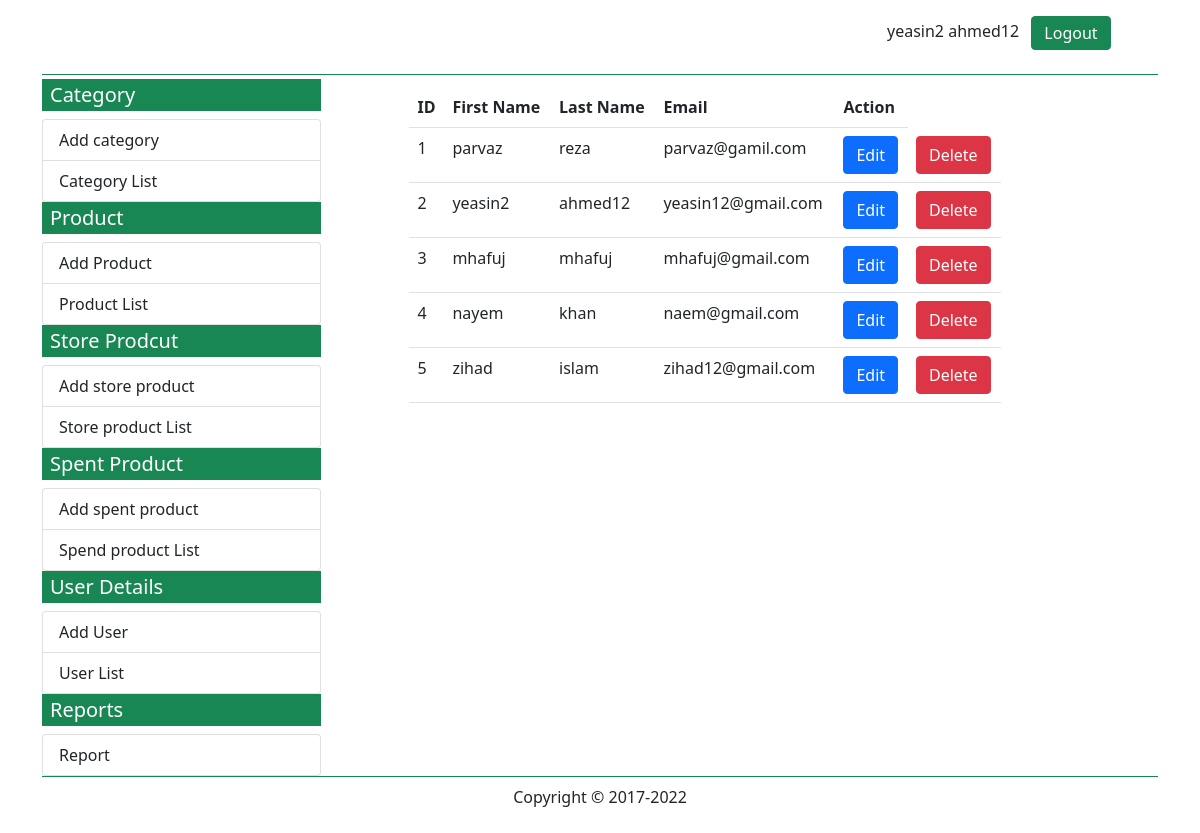
The app's page /list_of_user.php (signed in), older data.
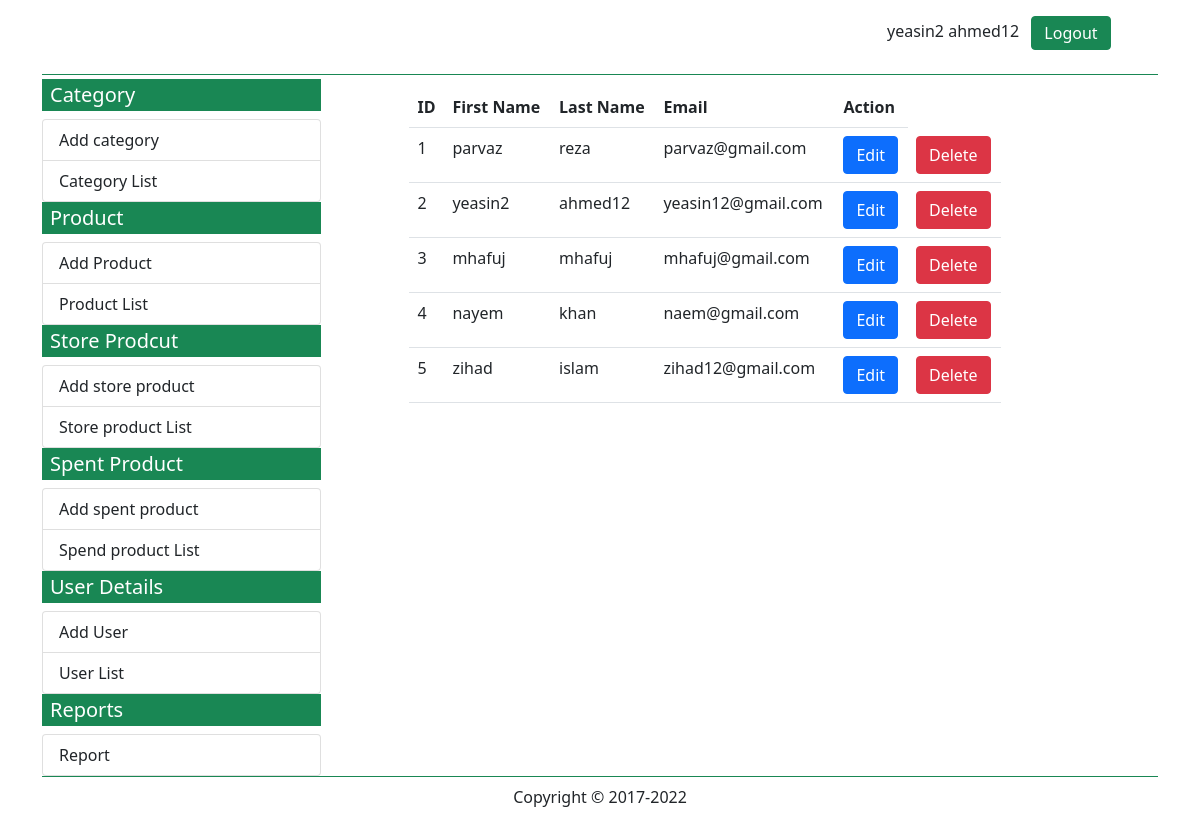
The same page, newer data.
### tables this page shows
CREATE TABLE `user` (
  `user_id` int(11) NOT NULL,
  `user_first_name` varchar(20) NOT NULL,
  `user_last_name` varchar(20) NOT NULL,
  `user_email` varchar(20) NOT NULL,
  `user_password` varchar(20) NOT NULL
);

### list_of_user.php (the view, shortened to what this page needs)
<?php
include('database.php');
$user_first_name = $_SESSION['user_first_name'] ;
$user_last_name = $_SESSION['user_last_name'] ;
?>
<!DOCTYPE html>
<html lang="en">
<head>
    <link rel="stylesheet" href="css/all.min.css">
    <link rel="stylesheet" href="css/fontawesome.min.css">
    <link rel="stylesheet" href="css/custom.css">
    <link href="https://cdn.jsdelivr.net/npm/bootstrap@5.0.2/dist/css/bootstrap.min.css" rel="stylesheet">
</head>
<body>
<?php
    if(!empty($user_first_name) && !empty($user_last_name)){
?>
<div class="container">
        <div class="container-fluid border-bottom border-success mb-0">
                    <?php include('topbar.php'); ?>
        </div>
        <div class="container-fluid mt-1">
            <div class="row">
                <div class="col-md-3 p-0 m-0 border-end-0">
                    <?php include('leftbar.php'); ?>
                </div>
                <div class="col-md-9">
                <div class="row p-2">
                    <div class="col-md-1"></div>
                    <div class="col-md-9">
                    <?php
   $sql = "SELECT * FROM user";
   $query = mysqli_query($conn, $sql);
   echo "<table class='table'><tr><th>ID</th><th>First Name</th><th>Last Name</th><th>Email</th><th>Action</th></tr>";
   while($data = mysqli_fetch_assoc($query)){
    $user_id            = $data['user_id'];
    $user_first_name    = $data['user_first_name'];
    $user_last_name     = $data['user_last_name'];
    $user_email         = $data['user_email'];
    echo "<tr><td>$user_id</td><td>$user_first_name</td><td>$user_last_name</td><td>$user_email</td><td><a href='edit_user.php?id=$user_id' class='btn btn-primary'>Edit</a></td><td><a href='#' class='btn btn-danger'>Delete</a></td></tr>";
   }
   echo "</table>";
}else{
    header('location:login.php');
}
?>
                    </div>
                    <div class="col-md-2"></div>
                </div>
                </div>
            </div>
        </div>
        <div class="container-fluid border-top border-success">
          <?php include('bottombar.php'); ?>
        </div>
    </div>
</body>
</html>

Row changes from the older to the newer data that the page shows:
changed user "parvaz": user_email "parvaz@gamil.com" → "parvaz@gmail.com"
